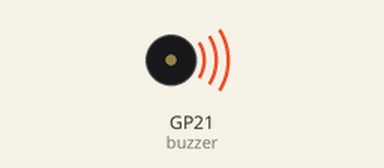
Simulated run of this program. Board: Raspberry Pi Pico running MicroPython. On the bench: buzzer (waves = sounding). At 3.0 s the program stops and its outputs stay as they are.

Above: at 0.1 s.
At 3.1 s:
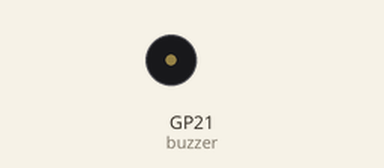
Timing chart, 0 to 4.5 s (numbered marks = the images above):
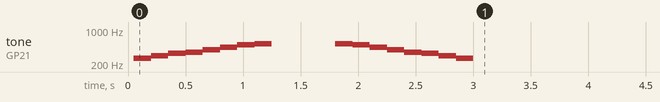

Measured:
- by itself, tone on GP21 (buzzer): plays 262 Hz for 0.15 s, 294 Hz for 0.15 s, 330 Hz for 0.15 s, 349 Hz for 0.15 s, 392 Hz for 0.15 s, 440 Hz for 0.15 s … (16 notes in this stretch)

The program:

escala_musical.py
```python
# escala_musical.py
# Toca escalas musicais
# Blocos: Escala musical ascendente, Escala musical descendente

from machine import Pin, PWM
import time

# Configuração do buzzer
BUZZER_PIN = 21

# Inicializa o buzzer
buzzer = PWM(Pin(BUZZER_PIN))

def escala_sobe(volume=50):
    """Toca uma escala musical ascendente (Dó maior)."""
    duty_cycle = int(65535 * volume * 0.7 / 100)
    notas = [262, 294, 330, 349, 392, 440, 494, 523]

    buzzer.duty_u16(0)
    time.sleep_ms(50)
    buzzer.duty_u16(duty_cycle)

    for freq in notas:
        buzzer.freq(freq)
        time.sleep_ms(150)

    buzzer.duty_u16(0)

def escala_desce(volume=50):
    """Toca uma escala musical descendente (Dó maior)."""
    duty_cycle = int(65535 * volume * 0.7 / 100)
    notas = [523, 494, 440, 392, 349, 330, 294, 262]

    buzzer.duty_u16(0)
    time.sleep_ms(50)
    buzzer.duty_u16(duty_cycle)

    for freq in notas:
        buzzer.freq(freq)
        time.sleep_ms(150)

    buzzer.duty_u16(0)

def brilha_brilha_estrelinha(volume=50):
    """Toca a melodia de Brilha Brilha Estrelinha."""
    duty_cycle = int(65535 * volume * 0.7 / 100)
    notas = [
        (262, 400), (262, 400), (392, 400), (392, 400),
        (440, 400), (440, 400), (392, 800),
        (349, 400), (349, 400), (330, 400), (330, 400),
        (294, 400), (294, 400), (262, 800)
    ]

    buzzer.duty_u16(duty_cycle)

    for freq, duracao in notas:
        buzzer.freq(freq)
        time.sleep_ms(duracao)

    buzzer.duty_u16(0)

# Exemplo de uso
if __name__ == "__main__":
    escala_sobe(50)
    time.sleep_ms(500)
    escala_desce(50)
```
